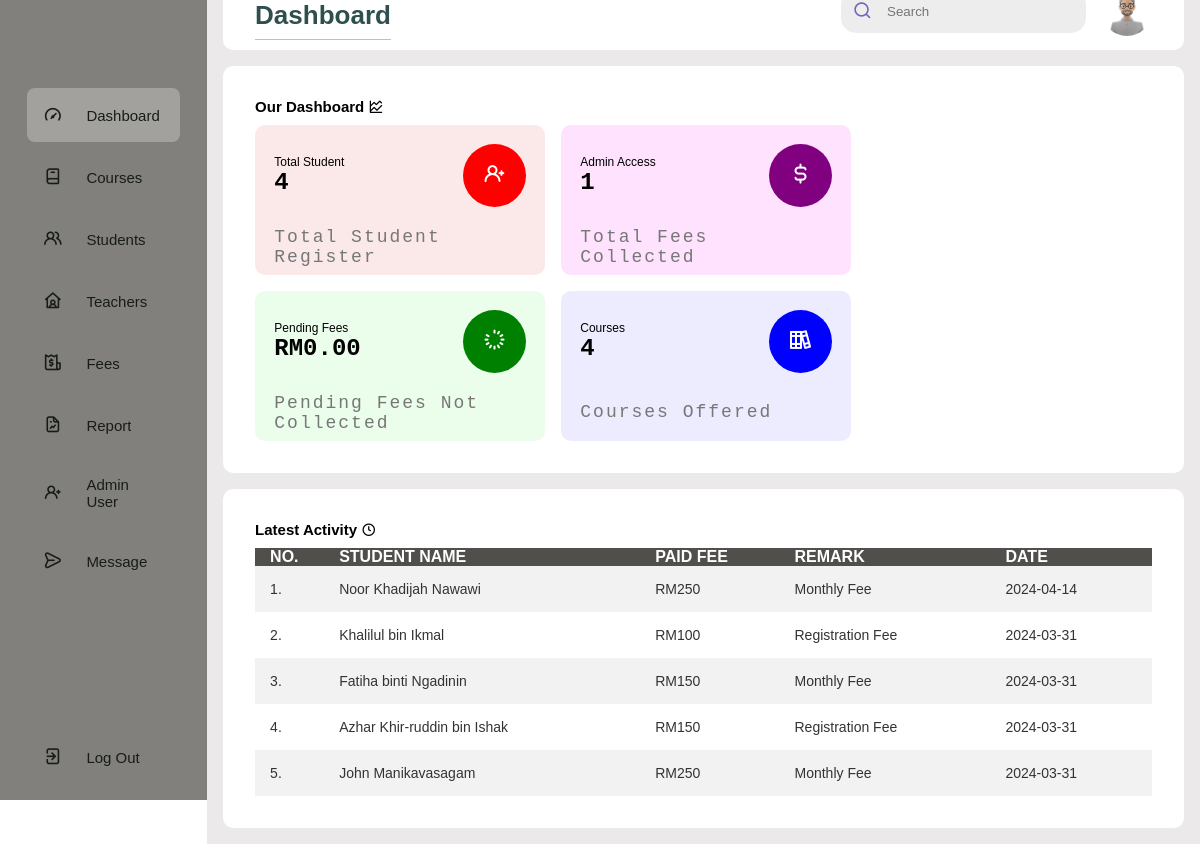
The app's page /admin.php with its own data.
### tables this page shows
CREATE TABLE `transaction` (
  `id` int(250) UNSIGNED NOT NULL,
  `stud_name` varchar(250) NOT NULL,
  `fees` int(250) NOT NULL,
  `fees_remark` varchar(250) NOT NULL,
  `date` date NOT NULL
);

### admin.php (the view, shortened to what this page needs)
<?php
include('config/constant.php');
?>
<!DOCTYPE html>
<html lang="en">
<head>
    <link rel="stylesheet" href="./css/admin.css">
    <link rel="stylesheet" href="./css/added.css">
    <link rel="stylesheet" href="https://unicons.iconscout.com/release/v4.0.8/css/line.css">
</head>
<body>
    <div class="sidebar">
        <div class="logo"></div>
            <ul class="menu">
                <li class="active">
                    <a href="admin.php">
                        <i class="uil uil-tachometer-fast"></i>
                        <span>Dashboard</span>
                    </a>
                </li>
                <li>
                    <a href="courses_admin.php">
                        <i class="uil uil-book-alt"></i>
                        <span>Courses</span>
                    </a>
                </li>
                <li>
                    <a href="student_admin.php">
                        <i class="uil uil-users-alt"></i>
                        <span>Students</span>
                    </a>
                </li>
                <li>
                    <a href="teacher_admin.php">
                        <i class="uil uil-house-user"></i>
                        <span>Teachers</span>
                    </a>
                </li>
                <li>
                    <a href="fee_admin.php">
                        <i class="uil uil-bill"></i>
                        <span>Fees</span>
                    </a>
                </li>
                <li>
                    <a href="report.php">
                        <i class="uil uil-file-graph"></i>
                        <span>Report</span>
                    </a>
                </li>
                <li>
                    <a href="admin_user.php">
                        <i class="uil uil-user-plus"></i>
                        <span>Admin User</span>
                    </a>
                </li>
                <li>
                    <a href="message.php">
                        <i class="uil uil-message"></i>
                        <span>Message</span>
                    </a>
                </li>
                <li class="logout">
                    <a href="logout.php">
                        <i class="uil uil-signout"></i>
                        <span>Log Out</span>
                    </a>
                </li>
            </ul>
    </div>
    <div class="main--content">
        <div class="header--wrapper">
            <div class="header--title">
                <h2>Dashboard</h2>
            </div>
                    <div class="user--info">
                        <div class="search--box">
                        <i class="uil uil-search"></i>
                        <input type="text" placeholder="Search">
                    </div>
                    <img src="./images/man.png" >
                </div>
        </div>
        <div class="card--container">
            <h1 class="main--title">Our Dashboard <i class="uil uil-comparison"></i></h1>
            <div class="card--wrapper">
                <div class="payment--card light-red">
                    <div class="card--header">
                        <div class="amount">
                        <?php
                        $sql3 = "SELECT * FROM student";
                        $res3 = mysqli_query($conn, $sql3);
                        $count3 = mysqli_num_rows($res3);
                    ?>
                            <span class="title">
                                Total Student</span>
                                <span class="amount--value">
                                <?php echo $count3; ?>
                                </span>
                        </div>
                        <i class="uil uil-user-plus icon dark-red"></i>
                    </div>
                    <span class="card-detail">Total Student Register</span>
                </div>
                <div class="payment--card light-purple">
                    <div class="card--header">
                        <div class="amount">
                        <?php
                        $sql = "SELECT * FROM admin";
                        $res = mysqli_query($conn, $sql);
                        $count = mysqli_num_rows($res);
                    ?>
                            <span class="title">
                                Admin Access</span>
                                <span class="amount--value">
                                <?php echo $count; ?>
                                </span>
                        </div>
                        <i class="uil uil-dollar-sign-alt icon dark-purple"></i>
                    </div>
                    <span class="card-detail">Total Fees Collected</span>
                </div>
                <div class="payment--card light-green">
                    <div class="card--header">
                        <div class="amount">
                        <?php
                            $sql4 = "SELECT SUM(pending_fee) AS total_pending_fee FROM student";
                            $res4 = mysqli_query($conn, $sql4);
                            $row4 = mysqli_fetch_assoc($res4);
                            $count4 = $row4['total_pending_fee'];
                        ?>
                            <span class="title">
                                Pending Fees</span>
                                <span class="amount--value">
                                RM<?php echo $count4; ?>
                                </span>
                        </div>
                        <i class="uil uil-spinner-alt icon dark-green"></i>
                    </div>
                    <span class="card-detail">Pending Fees Not Collected</span>
                </div>
                <div class="payment--card light-blue">
                    <div class="card--header">
                        <div class="amount">
                        <?php
                        $sql2 = "SELECT * FROM course";
                        $res = mysqli_query($conn, $sql2);
                        $count2 = mysqli_num_rows($res);
                    ?>
                            <span class="title">
                                Courses</span>
                                <span class="amount--value">
                                    <?php echo $count2; ?>
                                </span>
                        </div>
                        <i class="uil uil-books icon dark-blue"></i>
                    </div>
                    <span class="card-detail">Courses Offered</span>
                </div>
            </div>
        </div>
        <div class="tabular--wrapper">
            <h1 class="main--title">Latest Activity  <i class="uil uil-clock"></i></h1>
            <div class="table-container">
                <table>
                    <thead>
                        <tr>
                            <th>NO.</th>
                            <th>STUDENT NAME</th>
                            <th>PAID FEE</th>
                            <th>REMARK</th>
                            <th>DATE</th>
                        </tr>
                        <tbody>
                        <?php
                                    $sql = "SELECT * FROM transaction ORDER BY id DESC";
                                    $res = mysqli_query($conn, $sql);
                                    if($res==TRUE)
                                    {
                                        $count = mysqli_num_rows($res);
                                        $sn = 1;
                                        if($count>0)
                                        {
                                            while($rows= mysqli_fetch_assoc($res))
                                            {
                                                $stud_name=$rows['stud_name'];
                                                $fees=$rows['fees'];
                                                $fees_remark=$rows['fees_remark'];
                                                $date=$rows['date'];
                                                ?>
                                                    <tr>
                                                        <td><?php echo $sn++; ?>.</td>
                                                        <td><?php echo $stud_name; ?></td>
                                                        <td>RM<?php echo $fees; ?></td>
                                                        <td><?php echo $fees_remark; ?></td>
                                                        <td><?php echo $date; ?></td>
                                                    </tr>
                                                <?php
                                            }
                                        }
                                        else{
                                        }
                                    }
                                ?>
                        </tbody>
                    </thead>
                </table>
            </div>
        </div>
    </div>
</body>
</html>

### css/admin.css (style rules this page uses)
* { margin: 0; padding: 0; border: none; outline: none; box-sizing: border-box; font-family: "Poppins", monospace; }
body { display: flex; }
.sidebar { position: sticky; top: 0; left: 0; bottom: 0; width: 110px; height: 100vh; padding: 0 1.7rem; color: #fff; overflow: hidden; transition: all 0.5s linear; background: #82807c; }
.logo { height: 80px; padding: 16px; }
.menu { height: 88%; position: relative; list-style: none; padding: 0; }
.menu li { padding: 1rem; margin: 8px 0; border-radius: 8px; transition: all 0.5s ease-in-out; }
.menu li:hover, .active { background: #e0e0e058; }
.menu a { color: #fff; font-size: 14px; text-decoration: none; display: flex; align-items: center; gap: 1.5rem; }
.menu a span { overflow: hidden; font-size: 15px; font-weight: 15px; }
.menu a i { font-size: 1.2rem; }
.logout { position: absolute; bottom: 0; left: 0; width: 100%; }
.main--content { position: relative; background: #ebe9e9; width: 100%; padding: 1rem; }
.header--wrapper img { width: 50px; height: 50px; cursor: pointer; border-radius: 50%; }
.header--wrapper { display: flex; justify-content: space-between; align-items: center; flex-wrap: wrap; background: #fff; border-radius: 10px; padding: 10px 2rem; margin-bottom: 1rem; }
.header--title { color: black; }
.user--info { display: flex; align-items: center; gap: 1rem; }
.search--box { background: rgb(237, 237, 237); border-radius: 15px; color: rgba(113, 99, 186, 255); display: flex; align-items: center; gap: 5px; padding: 4px 12px; }
.search--box input { background: transparent; padding: 10px; }
.search--box i { font-size: 1.2rem; cursor: pointer; transition: all 0.5s ease-out; }
.card--container { background: #fff; padding: 2rem; border-radius: 10px; }
.card--wrapper { display: flex; flex-wrap: wrap; gap: 1rem; }
.main--title { color: black; padding-bottom: 10px; font-size: 15px; }
.payment--card { background: rgb(229, 223, 223); border-radius: 10px; padding: 1.2rem; width: 290px; height: 150px; display: flex; flex-direction: column; justify-content: space-between; transition: all 0.5s ease-in-out; }
.card--header { display: flex; justify-content: space-between; align-items: center; margin-bottom: 20px; }
.amount { display: flex; flex-direction: column; }
.title { font-size: 12px; font-weight: 200; }
.amount--value { font-size: 24px; font-family: "Courier New", Courier, monospace; font-weight: 600; }
.icon { color: #fff; padding: 1rem; height: 63px; width: 63px; text-align: center; border-radius: 50%; font-size: 1.5rem; background: red; }
.card-detail { font-size: 18px; color: #777777; letter-spacing: 2px; font-family: 'Courier New', Courier, monospace; }
.light-red { background: rgb(251, 233, 233); }
.light-purple { background: rgb(254, 226, 254); }
.light-green { background: rgb(235, 254, 235); }
.light-blue { background: rgb(236, 236, 254); }
.dark-red { background: red; }
.dark-purple { background: purple; }
.dark-green { background: green; }
.dark-blue { background: blue; }
.tabular--wrapper { background: #fff; margin-top: 1rem; border-radius: 10px; padding: 2rem; }
.table-container { width: 100%; }
table { width: 100%; border-collapse: collapse; }
thead { background: #514f4c; color: #fff; }
th { padding-inline-start: 15px; text-align: left; }
tbody { background: #f2f2f2; }
td { padding: 15px; font-size: 14px; color: #333; }
a { text-decoration: none; }
a:hover, a:focus, a:active, a:visited, a:link { text-decoration: none; color:#181c16; font-size: 15px; }
tr:nth-child(even) { background: #fff; }

### css/added.css (style rules this page uses)
* { margin: 0; padding: 0; box-sizing: border-box; font-family: sans-serif; }
body { display: flex; align-items: center; justify-content: center; height: 100vh; }
h2 { font-size: 26px; font-weight: 600; text-align: left; color: #2f4f4f; padding-bottom: 8px; border-bottom: 1px solid silver; }

### records on screen
transaction: stud_name "Noor Khadijah Nawawi", fees "250", fees_remark "Monthly Fee", date "2024-04-14"
transaction: stud_name "Khalilul bin Ikmal", fees "100", fees_remark "Registration Fee", date "2024-03-31"
transaction: stud_name "Fatiha binti Ngadinin", fees "150", fees_remark "Monthly Fee", date "2024-03-31"
transaction: stud_name "Azhar Khir-ruddin bin Ishak", fees "150", fees_remark "Registration Fee", date "2024-03-31"
transaction: stud_name "John Manikavasagam", fees "250", fees_remark "Monthly Fee", date "2024-03-31"

### other values on screen
$count3 "4"
$count "1"
$count4 "0.00"
$count2 "4"
